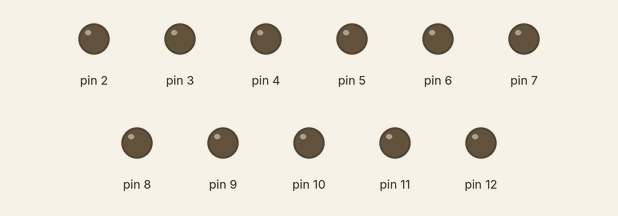
A sketch run on a simulated Arduino Uno, built with avr-gcc and run on an emulated ATmega328P. Parts: output pins drawn as LEDs (lit = HIGH).

Above: at 0.51 s.
Timing chart, 0 to 3.0 s (numbered marks = the images above):
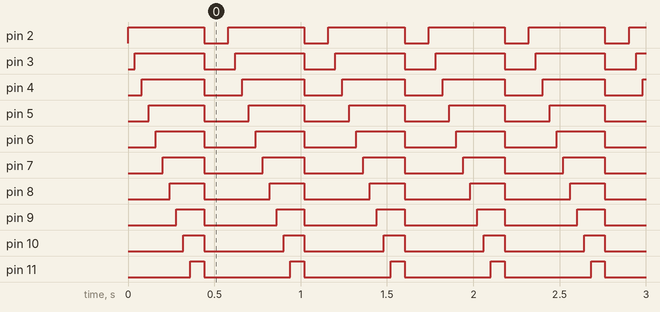

Measured:
- by itself, pin 2: alternates HIGH for 0.44 s and LOW for 0.14 s
- by itself, pin 3: alternates HIGH for 0.40 s and LOW for 0.18 s
- by itself, pin 4: alternates HIGH for 0.36 s and LOW for 0.22 s
- by itself, pin 5: alternates HIGH for 0.32 s and LOW for 0.26 s
- by itself, pin 6: alternates HIGH for 0.28 s and LOW for 0.30 s
- by itself, pin 7: alternates HIGH for 0.24 s and LOW for 0.34 s
- by itself, pin 8: alternates HIGH for 0.20 s and LOW for 0.38 s
- by itself, pin 9: alternates HIGH for 0.16 s and LOW for 0.42 s

The sketch:

car_led_blinker.ino
```cpp
int i = 2;

void setup() {
  Serial.begin(9600);

  pinMode(2, OUTPUT);
  pinMode(3, OUTPUT);
  pinMode(4, OUTPUT);
  pinMode(5, OUTPUT);
  pinMode(6, OUTPUT);
  pinMode(7, OUTPUT);
  pinMode(8, OUTPUT);
  pinMode(9, OUTPUT);
  pinMode(10, OUTPUT);
  pinMode(11, OUTPUT);
  pinMode(12, OUTPUT);

  digitalWrite(2, LOW);
  digitalWrite(3, LOW);
  digitalWrite(4, LOW);
  digitalWrite(5, LOW);
  digitalWrite(6, LOW);
  digitalWrite(7, LOW);
  digitalWrite(8, LOW);
  digitalWrite(9, LOW);
  digitalWrite(10, LOW);
  digitalWrite(11, LOW);
  digitalWrite(12, LOW);
}


void loop() {
  // put your main code here, to run repeatedly:

  for (int j = 2; j <= i; j ++) {
    digitalWrite(j, HIGH);
  }

  delay(40);

  i = i + 1;

  if (i > 12) {
    i = 1;

    digitalWrite(2, LOW);
    digitalWrite(3, LOW);
    digitalWrite(4, LOW);
    digitalWrite(5, LOW);
    digitalWrite(6, LOW);
    digitalWrite(7, LOW);
    digitalWrite(8, LOW);
    digitalWrite(9, LOW);
    digitalWrite(10, LOW);
    digitalWrite(11, LOW);
    digitalWrite(12, LOW);

    delay(100);
  }
}
```
